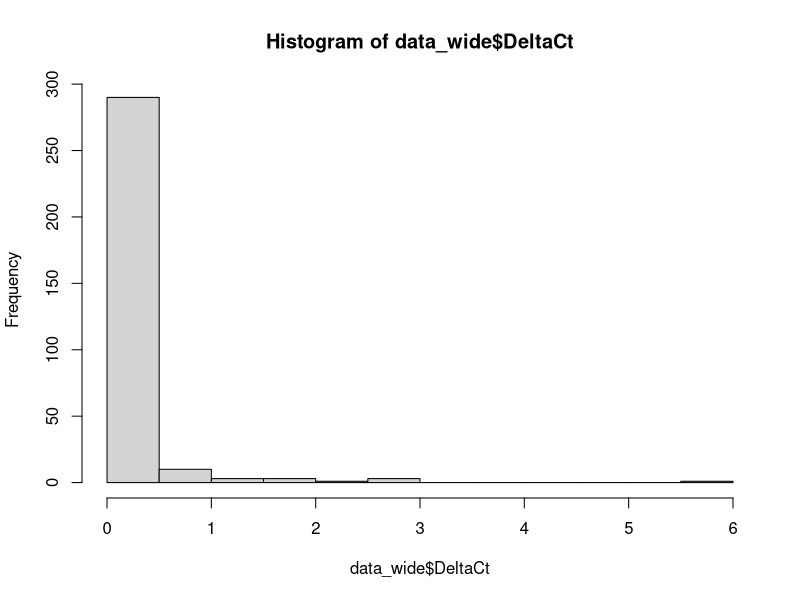

The R source for this figure: (Note: this script raises an error after producing the figure.)
library(ggplot2)
library(plyr)
library(tidyr)
library(reshape2)

#set wd
setwd(dirname(rstudioapi::getActiveDocumentContext()$path)) #This changes the path director to the folder where the file is saved
data2 = read.table("Fat_body_qPCR_Confirmation.csv", sep = ",", dec = ".", header = TRUE)
gene_names=read.csv("gene_names.csv")
data=merge(data2,gene_names)
dim(data)
dim(data2)
ind=which(data$Gene==data$Target_Name)
data$Gene=data$Gene2
data$Target_Name[ind]=data$Gene2[ind]

data$ID = paste(data$Sample_Name, data$Target_Name)
data$Target_Type=as.factor(data$Target_Type)

data$Gene=as.factor(data$Gene)

#Check is technical replicas are ok
data_wide = spread(data, key=c(Technical_Replica), value=c(Ct))
data_wide$DeltaCt = abs(data_wide$'1'-data_wide$'2')
hist(data_wide$DeltaCt)#A few replicas have Delta Cts between replicas>1.
data_wide[data_wide$DeltaCt>1,]

#Remove samples where DeltaCt between technical replicas >1
data=data[!data$ID %in% data_wide$ID[data_wide$DeltaCt>1],]

#Check genes that, after filtering, have <3 biological replicas per treatment
table(data$Treatment, data$Target_Name, data$Technical_Replica)
genes_to_drop=c('CG10764', 'CG6788')
data=data[!data$Gene %in% genes_to_drop,]
data=droplevels(data)

#Create data summaries to calculate average of Ct between technical replicas
data_summary = ddply(data,.(Plate,Target_Name, Treatment, Biological_Replica),  summarise,
                     mean_Ct = mean(Ct))

data_wide <- spread(data_summary, Target_Name, mean_Ct) #The transformation of data_summary into wide format leaves many NAs because there were a total of 4 qPCR plates and in each there was a Rpl32 control, to each gene expression is normalised.

#Create data frame with DeltaCt between target gene and Rpl
data_Delta_Ct = data_wide
for(i in 4:ncol(data_Delta_Ct)){
  data_Delta_Ct[,i] = data_wide$Rpl-data_wide[,i]
}


data_Delta_Ct = data_Delta_Ct[,!names(data_Delta_Ct) %in% c('Rpl', 'Plate')] # Removes columns for Rpl and Plate

mdata_Delta_Ct = melt(data_Delta_Ct, id.vars = c('Treatment', 'Biological_Replica'))
colnames(mdata_Delta_Ct) = c('Treatment', 'Biological_Replica', 'Gene', 'DeltaCt')

mdata_Delta_Ct = mdata_Delta_Ct[!mdata_Delta_Ct$DeltaCt=='NA',]
mdata_Delta_Ct = na.omit(mdata_Delta_Ct)

se = function(x) sd(x)/sqrt(length(x))
mdata_Delta_Ct_summary = ddply(mdata_Delta_Ct,.(Gene,Treatment),  summarise,
                          mean_DeltaCt = mean(DeltaCt),
                          CI_Lower = -se(DeltaCt)+mean(DeltaCt),
                          CI_Upper = se(DeltaCt)+mean(DeltaCt))
colours=rep(c("red","green","blue"),11)

#Plot Delta Ct
scale_override <- function(which, scale) {
  if(!is.numeric(which) || (length(which) != 1) || (which %% 1 != 0)) {
    stop("which must be an integer of length 1")
  }
  
  if(is.null(scale$aesthetics) || !any(c("x", "y") %in% scale$aesthetics)) {
    stop("scale must be an x or y position scale")
  }
  
  structure(list(which = which, scale = scale), class = "scale_override")
}

CustomFacetWrap <- ggproto(
  "CustomFacetWrap", FacetWrap,
  init_scales = function(self, layout, x_scale = NULL, y_scale = NULL, params) {
    # make the initial x, y scales list
    scales <- ggproto_parent(FacetWrap, self)$init_scales(layout, x_scale, y_scale, params)
    
    if(is.null(params$scale_overrides)) return(scales)
    
    max_scale_x <- length(scales$x)
    max_scale_y <- length(scales$y)
    
    # ... do some modification of the scales$x and scales$y here based on params$scale_overrides
    for(scale_override in params$scale_overrides) {
      which <- scale_override$which
      scale <- scale_override$scale
      
      if("x" %in% scale$aesthetics) {
        if(!is.null(scales$x)) {
          if(which < 0 || which > max_scale_x) stop("Invalid index of x scale: ", which)
          scales$x[[which]] <- scale$clone()
        }
      } else if("y" %in% scale$aesthetics) {
        if(!is.null(scales$y)) {
          if(which < 0 || which > max_scale_y) stop("Invalid index of y scale: ", which)
          scales$y[[which]] <- scale$clone()
        }
      } else {
        stop("Invalid scale")
      }
    }
    
    # return scales
    scales
  }
)

facet_wrap_custom <- function(..., scale_overrides = NULL) {
  # take advantage of the sanitizing that happens in facet_wrap
  facet_super <- facet_wrap(...)
  
  # sanitize scale overrides
  if(inherits(scale_overrides, "scale_override")) {
    scale_overrides <- list(scale_overrides)
  } else if(!is.list(scale_overrides) || 
            !all(vapply(scale_overrides, inherits, "scale_override", FUN.VALUE = logical(1)))) {
    stop("scale_overrides must be a scale_override object or a list of scale_override objects")
  }
  
  facet_super$params$scale_overrides <- scale_overrides
  
  ggproto(NULL, CustomFacetWrap,
          shrink = facet_super$shrink,
          params = facet_super$params
  )
}


ylims <- mdata_Delta_Ct %>%
  dplyr::group_by(Gene) %>%
  dplyr::summarise(floor(min(DeltaCt)),ceiling(max(DeltaCt)))
colnames(ylims)[2:3] <- c("ymin","ymax")

p = ggplot(data=mdata_Delta_Ct,aes(x=Treatment,y=DeltaCt,fill=Treatment,color=Treatment))+
  #next line stopes error bars overlapping border
  geom_errorbar(data=mdata_Delta_Ct_summary,aes(x=Treatment, y=mean_DeltaCt,ymin=CI_Lower-0.5, ymax=CI_Upper+0.5), width=.4,colour="white")+
  geom_errorbar(data=mdata_Delta_Ct_summary,aes(x=Treatment, y=mean_DeltaCt,ymin=CI_Lower, ymax=CI_Upper), width=.4,color="black",)+
  geom_jitter(width=0.25,height=0,size=1, alpha=0.6) +
  geom_point(data=mdata_Delta_Ct_summary,stat='identity', aes(x=Treatment, y=mean_DeltaCt),size=1,shape=2,color="black",fill="black")+
  
  scale_color_manual(values = c('grey40', 'pink','cyan'))+
  scale_y_continuous(expand = c(0, 0))+
  theme_bw()+
  xlab(NULL)+
  ylab(expression(log[2]*"(Relative Expression)"))+
  theme(panel.grid = element_blank(),
        axis.text.x =element_blank(),# element_text(angle = 90,vjust = 0, color='grey30',size=12),
        axis.title.y = element_text(colour = "grey30", face='bold',size=12),
        axis.text.y = element_text(size=12),
        strip.text.x = element_text(size = 10,face = "italic"),
        legend.position = "none",
        #       panel.border = element_blank(),strip.text = element_text(face = "italic")
        axis.line = element_line(colour = "grey30"))+
  facet_wrap_custom(~Gene,scales="free_y",nrow=3,scale_overrides = list(
    scale_override(1, scale_y_continuous(limits = c(as.integer(ylims[1,2]), as.integer(ylims[1,3])))),
    scale_override(2, scale_y_continuous(limits = c(as.integer(ylims[2,2]), as.integer(ylims[2,3])))),
    scale_override(3, scale_y_continuous(limits = c(as.integer(ylims[3,2]), as.integer(ylims[3,3])))),
    scale_override(4, scale_y_continuous(limits = c(as.integer(ylims[4,2]), as.integer(ylims[4,3])))),
    scale_override(5, scale_y_continuous(limits = c(as.integer(ylims[5,2]), as.integer(ylims[5,3])))),
    scale_override(6, scale_y_continuous(limits = c(as.integer(ylims[6,2]), as.integer(ylims[6,3])))),
    scale_override(7, scale_y_continuous(limits = c(as.integer(ylims[7,2]), as.integer(ylims[7,3])))),
    scale_override(8, scale_y_continuous(limits = c(as.integer(ylims[8,2]), as.integer(ylims[8,3])))),
    scale_override(9, scale_y_continuous(limits = c(as.integer(ylims[9,2]), as.integer(ylims[9,3])))),
    scale_override(10, scale_y_continuous(limits = c(as.integer(ylims[10,2]), as.integer(ylims[10,3])))),
    scale_override(11, scale_y_continuous(limits = c(as.integer(ylims[11,2]), as.integer(ylims[11,3]))))
  ))
p

pdf(file="qPCR.pdf",height=4.5,width=5)
p
dev.off()


#legend
pdf(file="legend.pdf",height=3,width=6.5)

plot(1, type="n", xlab="", ylab="", xlim=c(0, 10), ylim=c(0, 10))
text(0,7,"Unchallenged",pos=4,col="grey40",font=2)
text(0,5,"Oil",pos=4,col="cyan",font=2)
text(0,3,"Wasp Homogenate",pos=4,col="pink",font=2)

dev.off()


#Plot DeltaDelta Ct - just averages
DeltaDelta_Ct_summary = spread(mdata_Delta_Ct_summary[,1:3], Treatment, mean_DeltaCt)
DeltaDelta_Ct_summary$Oil_FC = 2^-(DeltaDelta_Ct_summary$Control-DeltaDelta_Ct_summary$Oil)
DeltaDelta_Ct_summary$Wasp_Extract_FC = 2^-(DeltaDelta_Ct_summary$Control-DeltaDelta_Ct_summary$Wasp_Extract)
mDeltaDelta_Ct_summary = melt(DeltaDelta_Ct_summary[,c(1,5,6)], id.vars = c('Gene'))
colnames(mDeltaDelta_Ct_summary) = c('Gene', 'Treatment', 'FC')

#Change Gene IDs. Serine proteases will  match Cao 2018 "Building a platform for predicting functions of serine protease-related proteins in Drosophila melanogaster and other insects"
Gene_IDs = read.table("genes_tested_by_qPCR_IDs.csv", sep = ",", dec = ".", header = TRUE)
Gene_IDs
colnames(DeltaDelta_Ct_summary)[1]='Symbol'
DeltaDelta_Ct_summary = merge(DeltaDelta_Ct_summary, Gene_IDs, by='Symbol')

p2 = ggplot(DeltaDelta_Ct_summary, aes(x=log2(Wasp_Extract_FC), y=log2(Oil_FC)))+
  geom_point()+
  geom_text(aes(y=log2(Oil_FC)+0.2,label=Gene))+
  scale_y_continuous(limits = c(-1, 8))+
  scale_x_continuous(limits = c(-1, 8))+
  geom_abline(intercept = 0, slope = 1, linetype='dashed')+
  geom_vline(xintercept = 0, linetype='dashed')+
  geom_hline(yintercept = 0, linetype='dashed')+
  ylab(expression(paste('Oil vs. Control log'[2], '(FC)')))+
  xlab(expression(paste('Wasp homogenate vs. Control log'[2], '(FC)')))+
  theme_bw()+
  theme(axis.line=element_blank(),
        panel.grid = element_blank(),
        axis.text.y = element_text(angle = 90,vjust = 0, color='grey30',size=15),
        axis.text.x = element_text(angle = 0,vjust = 0, color='grey30',size=15),
        axis.title.y = element_text(colour = "grey30", face='bold',size=15),
        axis.title.x = element_text(colour = "grey30", face='bold',size=15, margin=margin(t=20)))
p2



####Stats
#Create dataset to add p values for all comparisions: Control Vs. Oil and Control Vs. Wasp homogenate
pvalues = data.frame(Symbol=rep(NA,11), pvalue_Oil=rep(NA,11), pvalue_Wasp=rep(NA,11))
pvalues

for(i in 1:11){
  m = lm(data=mdata_Delta_Ct, DeltaCt~Treatment, subset=Gene==levels(mdata_Delta_Ct$Gene)[i])
  pvalues$Symbol[i]=levels(mdata_Delta_Ct$Gene)[i]
  pvalues$pvalue_Oil[i]=coef(summary(m))[,4][2]
  pvalues$pvalue_Wasp[i]=coef(summary(m))[,4][3]
}

pvalues
